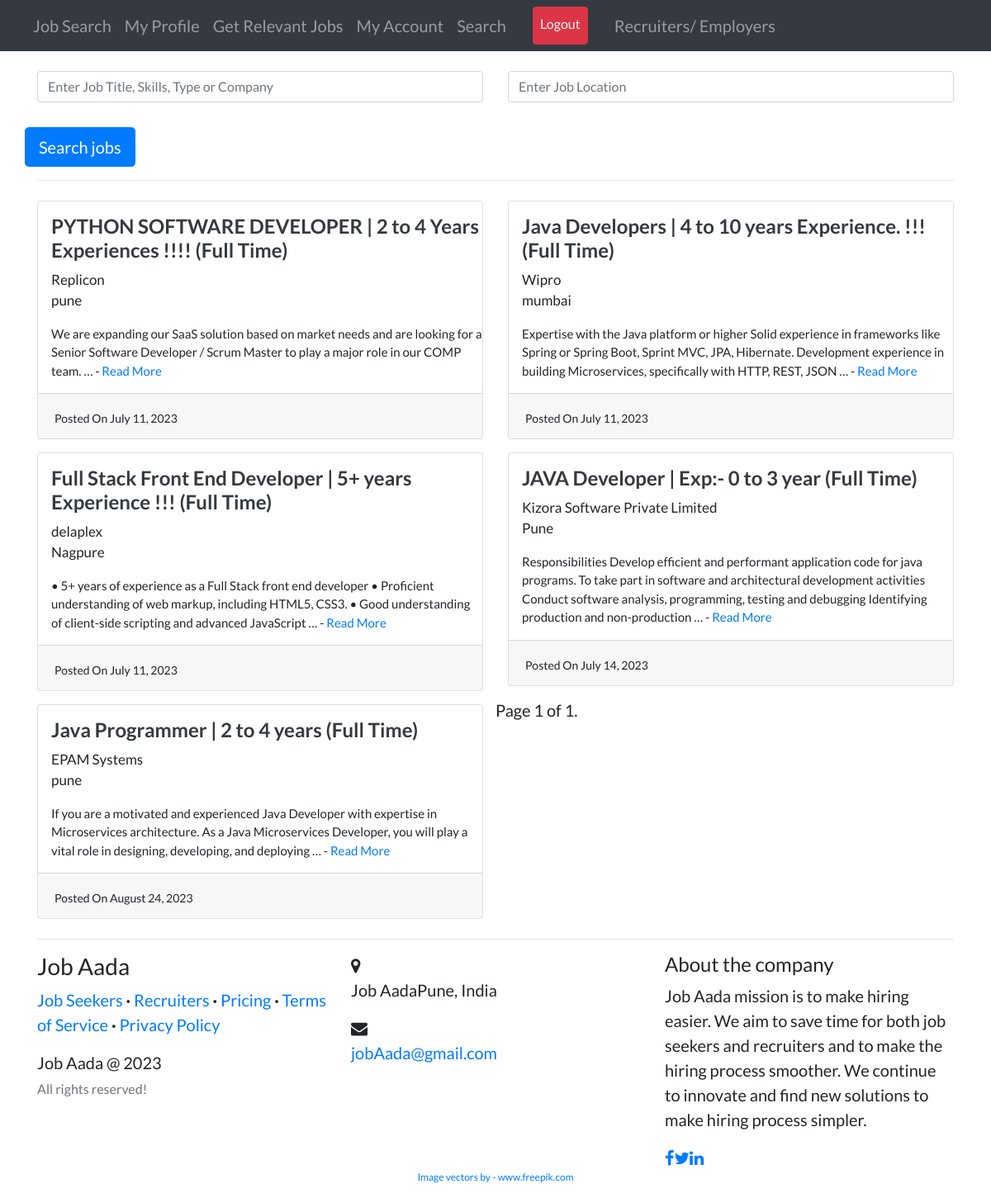
The page /candidates/job_search_list/ (signed in) on the database its author committed.
### recruiter/models.py (models this page shows, shortened)
class Job(models.Model):
    recruiter = models.ForeignKey(
        User, related_name='jobs', on_delete=models.CASCADE)
    title = models.CharField(max_length=255)
    company = models.CharField(max_length=200)
    location = models.CharField(max_length=255)
    description = models.TextField()
    skills_req = models.CharField(max_length=200)
    job_type = models.CharField(
        max_length=30, choices=CHOICES, default='Full Time', null=True)
    link = models.URLField(null=True, blank=True)
    slug = AutoSlugField(populate_from='title', unique=True, null=True)
    date_posted = models.DateTimeField(default=timezone.now)

### candidates/views.py (the view)
# urls.py: path('job_search_list/', job_search_list, name='job_search_list'),
@login_required
@user_passes_test(is_candidate)
def job_search_list(request):
    query = request.GET.get('jobs')
    location = request.GET.get('location')
    if query or location:
        results = Job.objects.filter(
            Q(title__icontains=query) |
            Q(skills_req__icontains=query) |
            Q(company__icontains=query) |
            Q(job_type__icontains=query),
            location__icontains=location
        ).order_by('-date_posted')
    else:
        results = Job.objects.all()
    paginator = Paginator(results, 20)
    page_number = request.GET.get('page')
    page_obj = paginator.get_page(page_number)
    context = {
        'jobs': page_obj,
        'query': query,
    }
    return render(request, 'candidates/job_search_list.html', context)

### users/decortor.py (called while the page is built)
def is_candidate(CustomUser):
    if CustomUser.is_authenticated and (CustomUser.account_type == 'candidates'):
        return True
    else:
        return False

### candidates/templates/candidates/job_search_list.html (shortened to what this page needs)
{% extends 'base.html'%}
{% load static %}
{% block content%}
    <div>
        <form class="form-signin mt-4" action= "{% url 'candidates:job_search_list'%}" method="get">
            <div class="row">
                <div class="col-md-6">
                    <input name="jobs" type="text" class="form-control" placeholder="Enter Job Title, Skills, Type or Company ">
                    <br />
                </div>
                <div class="col-md-6">
                    <input name="location" type="text" class="form-control" placeholder="Enter Job Location" />
                    <br />
                </div>
                <div class="from-group">
                    <button class="btn btn-lg btn-primary btn-block" type="submit">Search jobs</button>
                </div>
            </div>
        </form>
        <hr my-2 >
        {% if jobs %}
        <div class="row">
            {% for job in jobs %}
            <div class="col-md-6">
                <div class="card card-signin my-2">
                    <span class="ml-3 mt-3">
                        <a href=""><h4 class="text-dark"><b>{{job.title}} ({{job.job_type}})</b> </h4>   </a>
                        <p style="font-size: 17px;">{{job.company}}<br />{{job.location}}</p>
                        <p style="font-size: 15px;">{{job.description|truncatewords:30}} - <a href="{% url 'candidates:job_details' job.id%}">Read More</a></p>
                    </span>
                    <div class="card-footer">
                        <span style="font-size: 14px"> Posted On {{job.date_posted|date:"F d, Y"}}
                        </span>
                    </div>
                </div>
            </div>
            {% endfor  %}
            <br />
            <div class="pagination">
                <span class="step-links">
                        <span class="current">
                            Page {{ jobs.number }} of {{ jobs.paginator.num_pages }}.
                        </span>
                </span>
            </div>
        {% endif %}
    </div>
{% endblock content %}

### templates/base.html (style rules this page uses)
body { font-family: "Lato"; font-size: 20px; }

### rows shown on the page
Job: title "PYTHON SOFTWARE DEVELOPER | 2 to 4 Years Experiences !!!!", job_type "Full Time", company "Replicon", location "pune", description "We are expanding our SaaS solution based on market needs and are looking for a Senior Software Developer / Scrum Master to play a major role in our COMP team. …", date_posted "July 11, 2023"
Job: title "Java Developers | 4 to 10 years Experience. !!!", job_type "Full Time", company "Wipro", location "mumbai", description "Expertise with the Java platform or higher Solid experience in frameworks like Spring or Spring Boot, Sprint MVC, JPA, Hibernate. Development experience in building Microservices, specifically with HTTP, REST, JSON …", date_posted "July 11, 2023"
Job: title "Full Stack Front End Developer | 5+ years Experience !!!", job_type "Full Time", company "delaplex", location "Nagpure", description "• 5+ years of experience as a Full Stack front end developer • Proficient understanding of web markup, including HTML5, CSS3. • Good understanding of client-side scripting and advanced JavaScript …", date_posted "July 11, 2023"
Job: title "JAVA Developer | Exp:- 0 to 3 year", job_type "Full Time", company "Kizora Software Private Limited", location "Pune", description "Responsibilities Develop efficient and performant application code for java programs. To take part in software and architectural development activities Conduct software analysis, programming, testing and debugging Identifying production and non-production …", date_posted "July 14, 2023"
Job: title "Java Programmer | 2 to 4 years", job_type "Full Time", company "EPAM Systems", location "pune", description "If you are a motivated and experienced Java Developer with expertise in Microservices architecture. As a Java Microservices Developer, you will play a vital role in designing, developing, and deploying …", date_posted "August 24, 2023"

### other values the page prints
{{ jobs.number }} "1"
{{ jobs.paginator.num_pages }} "1"
